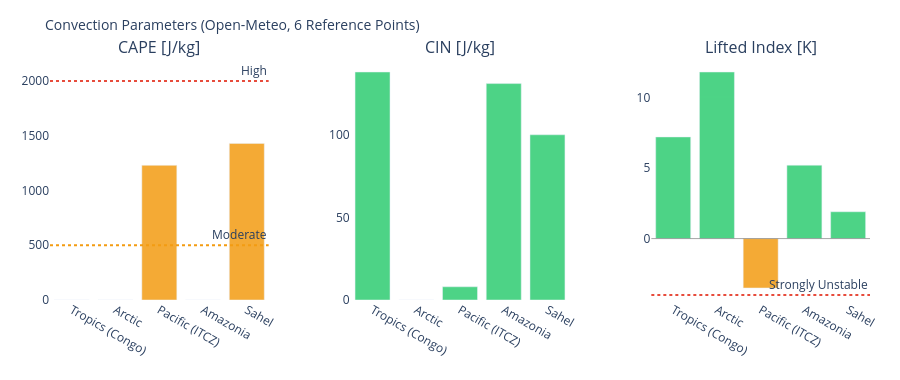

This figure's notebook cell:
### Markdown cell above
---
## 3. Visualizations

### Code cell
# ============================================================
# CAPE / CIN / LIFTED INDEX – Convection potential
# ============================================================

if not df_atm.empty:
    fig = make_subplots(
        rows=1, cols=3,
        subplot_titles=['CAPE [J/kg]', 'CIN [J/kg]', 'Lifted Index [K]'],
        horizontal_spacing=0.1
    )
    pts = df_atm['point'].tolist()
    pt_colors = ['#E85D24','#185FA5','#888780','#378ADD','#639922','#F2A623']

    # CAPE – höher = mehr Gewitterpotential
    cape_vals = df_atm['cape'].fillna(0).tolist()
    cape_colors = ['#e74c3c' if v > 2000 else '#f39c12' if v > 500 else '#2ecc71'
                   for v in cape_vals]
    fig.add_trace(go.Bar(x=pts, y=cape_vals, marker_color=cape_colors,
                         opacity=0.85, showlegend=False), row=1, col=1)
    fig.add_hline(y=2000, line_dash='dot', line_color='#e74c3c',
                  annotation_text='High', row=1, col=1)
    fig.add_hline(y=500,  line_dash='dot', line_color='#f39c12',
                  annotation_text='Moderate', row=1, col=1)

    # CIN – negativer = stärker gedeckelt (weniger Auslöse)
    cin_vals = df_atm['cin'].fillna(0).tolist()
    cin_colors = ['#e74c3c' if v < -200 else '#f39c12' if v < -50 else '#2ecc71'
                  for v in cin_vals]
    fig.add_trace(go.Bar(x=pts, y=cin_vals, marker_color=cin_colors,
                         opacity=0.85, showlegend=False), row=1, col=2)

    # Lifted Index – negativ = instabil
    li_vals = df_atm['li'].fillna(0).tolist()
    li_colors = ['#e74c3c' if v < -4 else '#f39c12' if v < 0 else '#2ecc71'
                 for v in li_vals]
    fig.add_trace(go.Bar(x=pts, y=li_vals, marker_color=li_colors,
                         opacity=0.85, showlegend=False), row=1, col=3)
    fig.add_hline(y=0, line_color='gray', line_width=0.7, row=1, col=3)
    fig.add_hline(y=-4, line_dash='dot', line_color='#e74c3c',
                  annotation_text='Strongly Unstable', row=1, col=3)

    fig.update_layout(
        title=dict(text='Convection Parameters (Open-Meteo, 6 Reference Points)', font=dict(size=14)),
        height=380, plot_bgcolor='rgba(0,0,0,0)', paper_bgcolor='rgba(0,0,0,0)',
        margin=dict(l=50, r=30, t=60, b=80)
    )
    fig.update_xaxes(tickangle=30)
    fig.show()

### Figure 1 — Plotly figure (JSON) as saved in the notebook; plotly's stock layout.template omitted (floating-point values rounded to 4 significant figures)
{"data": [{"marker": {"color": ["#2ecc71", "#2ecc71", "#f39c12", "#2ecc71", "#f39c12"]}, "opacity": 0.85, "showlegend": false, "type": "bar", "x": ["Tropics (Congo)", "Arctic", "Pacific (ITCZ)", "Amazonia", "Sahel"], "xaxis": "x", "y": [0.0, 0.0, 1230.0, 0.0, 1430.0], "yaxis": "y"}, {"marker": {"color": ["#2ecc71", "#2ecc71", "#2ecc71", "#2ecc71", "#2ecc71"]}, "opacity": 0.85, "showlegend": false, "type": "bar", "x": ["Tropics (Congo)", "Arctic", "Pacific (ITCZ)", "Amazonia", "Sahel"], "xaxis": "x2", "y": [138.0, 0.0, 8.0, 131.0, 100.0], "yaxis": "y2"}, {"marker": {"color": ["#2ecc71", "#2ecc71", "#f39c12", "#2ecc71", "#2ecc71"]}, "opacity": 0.85, "showlegend": false, "type": "bar", "x": ["Tropics (Congo)", "Arctic", "Pacific (ITCZ)", "Amazonia", "Sahel"], "xaxis": "x3", "y": [7.2, 11.8, -3.5, 5.2, 1.9], "yaxis": "y3"}], "layout": {"annotations": [{"font": {"size": 16}, "showarrow": false, "text": "CAPE [J/kg]", "x": 0.1333, "xanchor": "center", "xref": "paper", "y": 1.0, "yanchor": "bottom", "yref": "paper"}, {"font": {"size": 16}, "showarrow": false, "text": "CIN [J/kg]", "x": 0.5, "xanchor": "center", "xref": "paper", "y": 1.0, "yanchor": "bottom", "yref": "paper"}, {"font": {"size": 16}, "showarrow": false, "text": "Lifted Index [K]", "x": 0.8667, "xanchor": "center", "xref": "paper", "y": 1.0, "yanchor": "bottom", "yref": "paper"}, {"showarrow": false, "text": "High", "x": 1, "xanchor": "right", "xref": "x domain", "y": 2000, "yanchor": "bottom", "yref": "y"}, {"showarrow": false, "text": "Moderate", "x": 1, "xanchor": "right", "xref": "x domain", "y": 500, "yanchor": "bottom", "yref": "y"}, {"showarrow": false, "text": "Strongly Unstable", "x": 1, "xanchor": "right", "xref": "x3 domain", "y": -4, "yanchor": "bottom", "yref": "y3"}], "height": 380, "margin": {"b": 80, "l": 50, "r": 30, "t": 60}, "paper_bgcolor": "rgba(0,0,0,0)", "plot_bgcolor": "rgba(0,0,0,0)", "shapes": [{"line": {"color": "#e74c3c", "dash": "dot"}, "type": "line", "x0": 0, "x1": 1, "xref": "x domain", "y0": 2000, "y1": 2000, "yref": "y"}, {"line": {"color": "#f39c12", "dash": "dot"}, "type": "line", "x0": 0, "x1": 1, "xref": "x domain", "y0": 500, "y1": 500, "yref": "y"}, {"line": {"color": "gray", "width": 0.7}, "type": "line", "x0": 0, "x1": 1, "xref": "x3 domain", "y0": 0, "y1": 0, "yref": "y3"}, {"line": {"color": "#e74c3c", "dash": "dot"}, "type": "line", "x0": 0, "x1": 1, "xref": "x3 domain", "y0": -4, "y1": -4, "yref": "y3"}], "title": {"font": {"size": 14}, "text": "Convection Parameters (Open-Meteo, 6 Reference Points)"}, "xaxis": {"anchor": "y", "domain": [0.0, 0.2667], "tickangle": 30}, "xaxis2": {"anchor": "y2", "domain": [0.3667, 0.6333], "tickangle": 30}, "xaxis3": {"anchor": "y3", "domain": [0.7333, 1.0], "tickangle": 30}, "yaxis": {"anchor": "x", "domain": [0.0, 1.0]}, "yaxis2": {"anchor": "x2", "domain": [0.0, 1.0]}, "yaxis3": {"anchor": "x3", "domain": [0.0, 1.0]}}}
